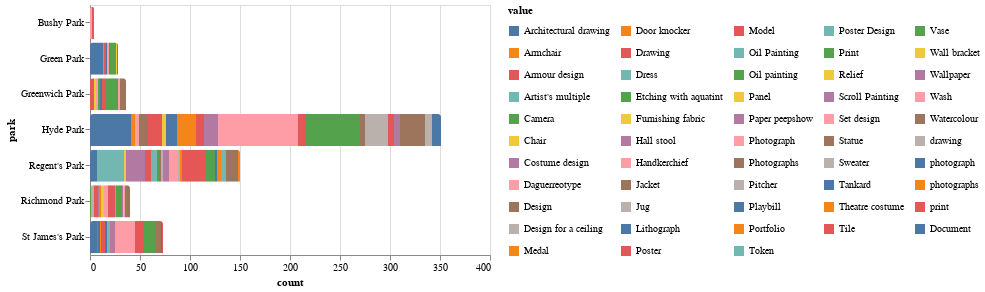

This figure's notebook cell:
### Code cell
import altair as alt
from vega_datasets import data

alt.Chart(vam_royal_parks_df).mark_bar(
    cornerRadiusTopLeft=3,
    cornerRadiusTopRight=3
).encode(
    y='park',
    x='count:Q',
    color='value:N').configure_legend(
    columns=5,
    orient='right',
    clipHeight=20,
    symbolLimit=60).properties(
    height=250)

### Figure 1 — Vega-Lite specification as saved in the notebook (floating-point values rounded to 4 significant figures)
{"config": {"view": {"continuousWidth": 400, "continuousHeight": 300}, "legend": {"clipHeight": 20, "columns": 5, "orient": "right", "symbolLimit": 60}}, "data": {"name": "data-b0189f9a69ec1e5a197ea0a193df50cf"}, "mark": {"type": "bar", "cornerRadiusTopLeft": 3, "cornerRadiusTopRight": 3}, "encoding": {"color": {"type": "nominal", "field": "value"}, "x": {"type": "quantitative", "field": "count"}, "y": {"type": "nominal", "field": "park"}}, "height": 250, "$schema": "https://vega.github.io/schema/vega-lite/v4.8.1.json", "datasets": {"data-b0189f9a69ec1e5a197ea0a193df50cf": [{"id": "Photograph", "value": "Photograph", "count": 80, "count_max_error": 0, "park": "Hyde Park"}, {"id": "Print", "value": "Print", "count": 54, "count_max_error": 0, "park": "Hyde Park"}, {"id": "Architectural drawing", "value": "Architectural drawing", "count": 41, "count_max_error": 0, "park": "Hyde Park"}, {"id": "Watercolour", "value": "Watercolour", "count": 25, "count_max_error": 0, "park": "Hyde Park"}, {"id": "Sweater", "value": "Sweater", "count": 23, "count_max_error": 0, "park": "Hyde Park"}, {"id": "Medal", "value": "Medal", "count": 19, "count_max_error": 0, "park": "Hyde Park"}, {"id": "Drawing", "value": "Drawing", "count": 14, "count_max_error": 0, "park": "Hyde Park"}, {"id": "Paper peepshow", "value": "Paper peepshow", "count": 14, "count_max_error": 0, "park": "Hyde Park"}, {"id": "Lithograph", "value": "Lithograph", "count": 11, "count_max_error": 0, "park": "Hyde Park"}, {"id": "Design", "value": "Design", "count": 9, "count_max_error": 0, "park": "Hyde Park"}, {"id": "photograph", "value": "photograph", "count": 9, "count_max_error": 0, "park": "Hyde Park"}, {"id": "Model", "value": "Model", "count": 8, "count_max_error": 0, "park": "Hyde Park"}, {"id": "Poster", "value": "Poster", "count": 8, "count_max_error": 0, "park": "Hyde Park"}, {"id": "drawing", "value": "drawing", "count": 7, "count_max_error": 0, "park": "Hyde Park"}, {"id": "Tile", "value": "Tile", "count": 6, "count_max_error": 0, "park": "Hyde Park"}, {"id": "Wallpaper", "value": "Wallpaper", "count": 6, "count_max_error": 0, "park": "Hyde Park"}, {"id": "Statue", "value": "Statue", "count": 5, "count_max_error": 0, "park": "Hyde Park"}, {"id": "Armchair", "value": "Armchair", "count": 4, "count_max_error": 0, "park": "Hyde Park"}, {"id": "Daguerreotype", "value": "Daguerreotype", "count": 4, "count_max_error": 0, "park": "Hyde Park"}, {"id": "Furnishing fabric", "value": "Furnishing fabric", "count": 4, "count_max_error": 0, "park": "Hyde Park"}, {"id": "Poster", "value": "Poster", "count": 7, "count_max_error": 0, "park": "Richmond Park"}, {"id": "Print", "value": "Print", "count": 6, "count_max_error": 0, "park": "Richmond Park"}, {"id": "Watercolour", "value": "Watercolour", "count": 5, "count_max_error": 0, "park": "Richmond Park"}, {"id": "Drawing", "value": "Drawing", "count": 4, "count_max_error": 0, "park": "Richmond Park"}, {"id": "Photograph", "value": "Photograph", "count": 4, "count_max_error": 0, "park": "Richmond Park"}, {"id": "Design for a ceiling", "value": "Design for a ceiling", "count": 3, "count_max_error": 0, "park": "Richmond Park"}, {"id": "Panel", "value": "Panel", "count": 3, "count_max_error": 0, "park": "Richmond Park"}, {"id": "Medal", "value": "Medal", "count": 2, "count_max_error": 0, "park": "Richmond Park"}, {"id": "Camera", "value": "Camera", "count": 1, "count_max_error": 0, "park": "Richmond Park"}, {"id": "Hall stool", "value": "Hall stool", "count": 1, "count_max_error": 0, "park": "Richmond Park"}, {"id": "Poster Design", "value": "Poster Design", "count": 1, "count_max_error": 0, "park": "Richmond Park"}, {"id": "Scroll Painting", "value": "Scroll Painting", "count": 1, "count_max_error": 0, "park": "Richmond Park"}, {"id": "Wall bracket", "value": "Wall bracket", "count": 1, "count_max_error": 0, "park": "Richmond Park"}, {"id": "Wash", "value": "Wash", "count": 1, "count_max_error": 0, "park": "Richmond Park"}, {"id": "Photograph", "value": "Photograph", "count": 2, "count_max_error": 0, "park": "Bushy Park"}, {"id": "Poster", "value": "Poster", "count": 2, "count_max_error": 0, "park": "Bushy Park"}, {"id": "Architectural drawing", "value": "Architectural drawing", "count": 13, "count_max_error": 0, "park": "Green Park"}, {"id": "Print", "value": "Print", "count": 6, "count_max_error": 0, "park": "Green Park"}, {"id": "Drawing", "value": "Drawing", "count": 2, "count_max_error": 0, "park": "Green Park"}, {"id": "Photograph", "value": "Photograph", "count": 2, "count_max_error": 0, "park": "Green Park"}, {"id": "Armchair", "value": "Armchair", "count": 1, "count_max_error": 0, "park": "Green Park"}, {"id": "Lithograph", "value": "Lithograph", "count": 1, "count_max_error": 0, "park": "Green Park"}, {"id": "Photographs", "value": "Photographs", "count": 1, "count_max_error": 0, "park": "Green Park"}, {"id": "Relief", "value": "Relief", "count": 1, "count_max_error": 0, "park": "Green Park"}, {"id": "Vase", "value": "Vase", "count": 1, "count_max_error": 0, "park": "Green Park"}, {"id": "Photograph", "value": "Photograph", "count": 20, "count_max_error": 0, "park": "St James's Park"}, {"id": "Print", "value": "Print", "count": 13, "count_max_error": 0, "park": "St James's Park"}, {"id": "Poster", "value": "Poster", "count": 8, "count_max_error": 0, "park": "St James's Park"}, {"id": "Architectural drawing", "value": "Architectural drawing", "count": 7, "count_max_error": 0, "park": "St James's Park"}, {"id": "Paper peepshow", "value": "Paper peepshow", "count": 5, "count_max_error": 0, "park": "St James's Park"}, {"id": "Drawing", "value": "Drawing", "count": 4, "count_max_error": 0, "park": "St James's Park"}, {"id": "Oil Painting", "value": "Oil Painting", "count": 3, "count_max_error": 0, "park": "St James's Park"}, {"id": "Watercolour", "value": "Watercolour", "count": 3, "count_max_error": 0, "park": "St James's Park"}, {"id": "Document", "value": "Document", "count": 2, "count_max_error": 0, "park": "St James's Park"}, {"id": "Lithograph", "value": "Lithograph", "count": 2, "count_max_error": 0, "park": "St James's Park"}, {"id": "Design", "value": "Design", "count": 1, "count_max_error": 0, "park": "St James's Park"}, {"id": "Door knocker", "value": "Door knocker", "count": 1, "count_max_error": 0, "park": "St James's Park"}, {"id": "Statue", "value": "Statue", "count": 1, "count_max_error": 0, "park": "St James's Park"}, {"id": "Tile", "value": "Tile", "count": 1, "count_max_error": 0, "park": "St James's Park"}, {"id": "photograph", "value": "photograph", "count": 1, "count_max_error": 0, "park": "St James's Park"}, {"id": "print", "value": "print", "count": 1, "count_max_error": 0, "park": "St James's Park"}, {"id": "Artist's multiple", "value": "Artist's multiple", "count": 27, "count_max_error": 0, "park": "Regent's Park"}, {"id": "Poster", "value": "Poster", "count": 24, "count_max_error": 0, "park": "Regent's Park"}, {"id": "Costume design", "value": "Costume design", "count": 19, "count_max_error": 0, "park": "Regent's Park"}, {"id": "Watercolour", "value": "Watercolour", "count": 12, "count_max_error": 0, "park": "Regent's Park"}, {"id": "Photograph", "value": "Photograph", "count": 9, "count_max_error": 0, "park": "Regent's Park"}, {"id": "Print", "value": "Print", "count": 9, "count_max_error": 0, "park": "Regent's Park"}, {"id": "Architectural drawing", "value": "Architectural drawing", "count": 7, "count_max_error": 0, "park": "Regent's Park"}, {"id": "Drawing", "value": "Drawing", "count": 6, "count_max_error": 0, "park": "Regent's Park"}, {"id": "Dress", "value": "Dress", "count": 6, "count_max_error": 0, "park": "Regent's Park"}, {"id": "Paper peepshow", "value": "Paper peepshow", "count": 6, "count_max_error": 0, "park": "Regent's Park"}, {"id": "Token", "value": "Token", "count": 5, "count_max_error": 0, "park": "Regent's Park"}, {"id": "Theatre costume", "value": "Theatre costume", "count": 4, "count_max_error": 0, "park": "Regent's Park"}, {"id": "Chair", "value": "Chair", "count": 2, "count_max_error": 0, "park": "Regent's Park"}, {"id": "Etching with aquatint", "value": "Etching with aquatint", "count": 2, "count_max_error": 0, "park": "Regent's Park"}, {"id": "Jacket", "value": "Jacket", "count": 2, "count_max_error": 0, "park": "Regent's Park"}, {"id": "Jug", "value": "Jug", "count": 2, "count_max_error": 0, "park": "Regent's Park"}, {"id": "Pitcher", "value": "Pitcher", "count": 2, "count_max_error": 0, "park": "Regent's Park"}, {"id": "Portfolio", "value": "Portfolio", "count": 2, "count_max_error": 0, "park": "Regent's Park"}, {"id": "Tankard", "value": "Tankard", "count": 2, "count_max_error": 0, "park": "Regent's Park"}, {"id": "photographs", "value": "photographs", "count": 2, "count_max_error": 0, "park": "Regent's Park"}, {"id": "Print", "value": "Print", "count": 6, "count_max_error": 0, "park": "Greenwich Park"}, {"id": "Watercolour", "value": "Watercolour", "count": 3, "count_max_error": 0, "park": "Greenwich Park"}, {"id": "Poster", "value": "Poster", "count": 2, "count_max_error": 0, "park": "Greenwich Park"}, {"id": "Armour design", "value": "Armour design", "count": 1, "count_max_error": 0, "park": "Greenwich Park"}, {"id": "Drawing", "value": "Drawing", "count": 1, "count_max_error": 0, "park": "Greenwich Park"}, {"id": "Furnishing fabric", "value": "Furnishing fabric", "count": 1, "count_max_error": 0, "park": "Greenwich Park"}, {"id": "Handkerchief", "value": "Handkerchief", "count": 1, "count_max_error": 0, "park": "Greenwich Park"}, {"id": "Oil painting", "value": "Oil painting", "count": 1, "count_max_error": 0, "park": "Greenwich Park"}, {"id": "Playbill", "value": "Playbill", "count": 1, "count_max_error": 0, "park": "Greenwich Park"}, {"id": "Set design", "value": "Set design", "count": 1, "count_max_error": 0, "park": "Greenwich Park"}, {"id": "Print", "value": "Print", "count": 6, "count_max_error": 0, "park": "Greenwich Park"}, {"id": "Watercolour", "value": "Watercolour", "count": 3, "count_max_error": 0, "park": "Greenwich Park"}, {"id": "Poster", "value": "Poster", "count": 2, "count_max_error": 0, "park": "Greenwich Park"}, {"id": "Armour design", "value": "Armour design", "count": 1, "count_max_error": 0, "park": "Greenwich Park"}, {"id": "Drawing", "value": "Drawing", "count": 1, "count_max_error": 0, "park": "Greenwich Park"}, {"id": "Furnishing fabric", "value": "Furnishing fabric", "count": 1, "count_max_error": 0, "park": "Greenwich Park"}, {"id": "Handkerchief", "value": "Handkerchief", "count": 1, "count_max_error": 0, "park": "Greenwich Park"}, {"id": "Oil painting", "value": "Oil painting", "count": 1, "count_max_error": 0, "park": "Greenwich Park"}, {"id": "Playbill", "value": "Playbill", "count": 1, "count_max_error": 0, "park": "Greenwich Park"}, {"id": "Set design", "value": "Set design", "count": 1, "count_max_error": 0, "park": "Greenwich Park"}]}}
